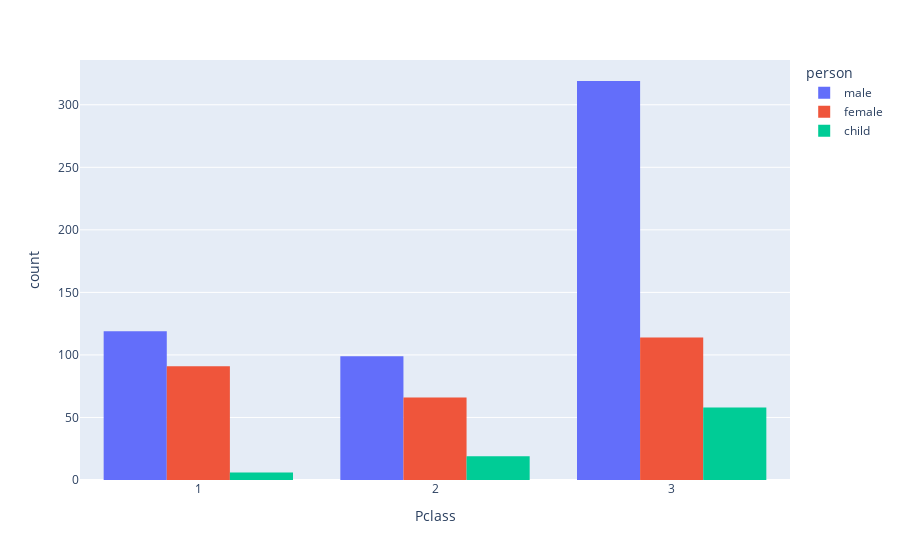

The code cell stored with this chart in its notebook:
### Markdown cell above
Excellent! Now we have seperated the passengers between female,male,and child. This will be important later on beacuse of the famous "Women and children first policy"!

### Code cell
#this time we plot using person as the hue
px.histogram(titanic_df,x="Pclass", color='person', barmode="group")

### Figure 1 — Plotly figure (JSON) as saved in the notebook; plotly's stock layout.template omitted (floating-point values rounded to 4 significant figures; data arrays with more than 128 entries replaced by an {"elided": "..."} marker saying what was removed)
{"data": [{"alignmentgroup": "True", "bingroup": "x", "hovertemplate": "person=male<br>Pclass=%{x}<br>count=%{y}<extra></extra>", "legendgroup": "male", "marker": {"color": "#636efa", "pattern": {"shape": ""}}, "name": "male", "offsetgroup": "male", "orientation": "v", "showlegend": true, "type": "histogram", "x": {"elided": "537 int values"}, "xaxis": "x", "yaxis": "y"}, {"alignmentgroup": "True", "bingroup": "x", "hovertemplate": "person=female<br>Pclass=%{x}<br>count=%{y}<extra></extra>", "legendgroup": "female", "marker": {"color": "#EF553B", "pattern": {"shape": ""}}, "name": "female", "offsetgroup": "female", "orientation": "v", "showlegend": true, "type": "histogram", "x": {"elided": "271 int values"}, "xaxis": "x", "yaxis": "y"}, {"alignmentgroup": "True", "bingroup": "x", "hovertemplate": "person=child<br>Pclass=%{x}<br>count=%{y}<extra></extra>", "legendgroup": "child", "marker": {"color": "#00cc96", "pattern": {"shape": ""}}, "name": "child", "offsetgroup": "child", "orientation": "v", "showlegend": true, "type": "histogram", "x": [3, 2, 3, 3, 3, 3, 3, 3, 2, 3, 2, 3, 3, 2, 3, 3, 3, 3, 3, 3, 3, 3, 3, 2, 3, 2, 3, 3, 2, 3, 3, 1, 1, 2, 3, 3, 3, 3, 3, 2, 3, 1, 1, 2, 3, 3, 3, 3, 3, 2, 2, 3, 3, 2, 2, 3, 3, 3, 3, 3, 1, 3, 2, 3, 2, 3, 2, 3, 3, 3, 3, 1, 3, 3, 3, 3, 2, 3, 2, 3, 3, 3, 3], "xaxis": "x", "yaxis": "y"}], "layout": {"barmode": "group", "legend": {"title": {"text": "person"}, "tracegroupgap": 0}, "margin": {"t": 60}, "xaxis": {"anchor": "y", "domain": [0, 1], "title": {"text": "Pclass"}}, "yaxis": {"anchor": "x", "domain": [0, 1], "title": {"text": "count"}}}}
